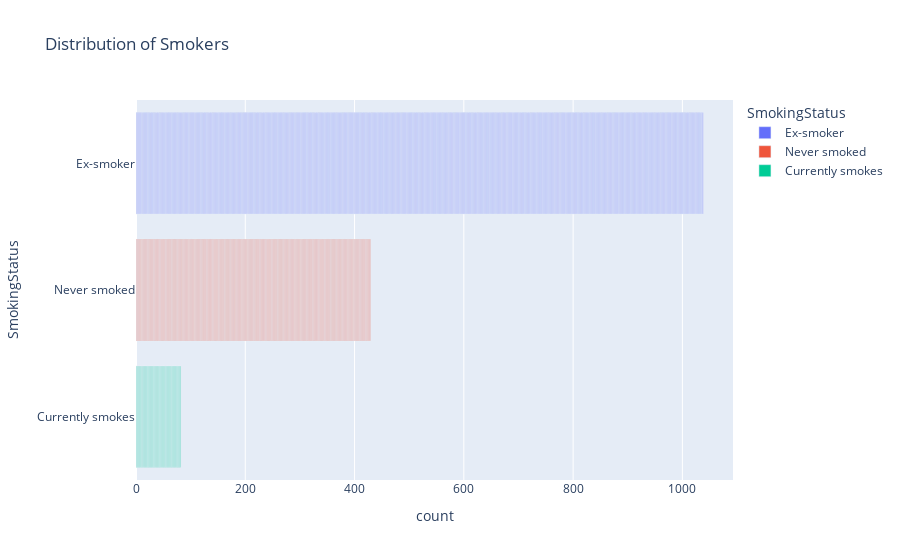

Notebook cell for this chart:
### Markdown cell above
### Distribution of weeks throughout the dataset

### Code cell
fig = px.bar(train, 
             y='SmokingStatus',
             color='SmokingStatus',
             opacity=1,
             barmode='relative',
             title="Distribution of Smokers")
fig.show()

### Figure 1 — Plotly figure (JSON) as saved in the notebook; plotly's stock layout.template omitted (floating-point values rounded to 4 significant figures; data arrays with more than 128 entries replaced by an {"elided": "..."} marker saying what was removed)
{"data": [{"alignmentgroup": "True", "hovertemplate": "SmokingStatus=%{y}<br>count=%{x}<extra></extra>", "legendgroup": "Ex-smoker", "marker": {"color": "#636efa", "opacity": 1}, "name": "Ex-smoker", "offsetgroup": "Ex-smoker", "orientation": "h", "showlegend": true, "textposition": "auto", "type": "bar", "x": {"elided": "1038 int values"}, "xaxis": "x", "y": {"elided": "1038 str values"}, "yaxis": "y"}, {"alignmentgroup": "True", "hovertemplate": "SmokingStatus=%{y}<br>count=%{x}<extra></extra>", "legendgroup": "Never smoked", "marker": {"color": "#EF553B", "opacity": 1}, "name": "Never smoked", "offsetgroup": "Never smoked", "orientation": "h", "showlegend": true, "textposition": "auto", "type": "bar", "x": {"elided": "429 int values"}, "xaxis": "x", "y": {"elided": "429 str values"}, "yaxis": "y"}, {"alignmentgroup": "True", "hovertemplate": "SmokingStatus=%{y}<br>count=%{x}<extra></extra>", "legendgroup": "Currently smokes", "marker": {"color": "#00cc96", "opacity": 1}, "name": "Currently smokes", "offsetgroup": "Currently smokes", "orientation": "h", "showlegend": true, "textposition": "auto", "type": "bar", "x": [1, 1, 1, 1, 1, 1, 1, 1, 1, 1, 1, 1, 1, 1, 1, 1, 1, 1, 1, 1, 1, 1, 1, 1, 1, 1, 1, 1, 1, 1, 1, 1, 1, 1, 1, 1, 1, 1, 1, 1, 1, 1, 1, 1, 1, 1, 1, 1, 1, 1, 1, 1, 1, 1, 1, 1, 1, 1, 1, 1, 1, 1, 1, 1, 1, 1, 1, 1, 1, 1, 1, 1, 1, 1, 1, 1, 1, 1, 1, 1, 1, 1], "xaxis": "x", "y": ["Currently smokes", "Currently smokes", "Currently smokes", "Currently smokes", "Currently smokes", "Currently smokes", "Currently smokes", "Currently smokes", "Currently smokes", "Currently smokes", "Currently smokes", "Currently smokes", "Currently smokes", "Currently smokes", "Currently smokes", "Currently smokes", "Currently smokes", "Currently smokes", "Currently smokes", "Currently smokes", "Currently smokes", "Currently smokes", "Currently smokes", "Currently smokes", "Currently smokes", "Currently smokes", "Currently smokes", "Currently smokes", "Currently smokes", "Currently smokes", "Currently smokes", "Currently smokes", "Currently smokes", "Currently smokes", "Currently smokes", "Currently smokes", "Currently smokes", "Currently smokes", "Currently smokes", "Currently smokes", "Currently smokes", "Currently smokes", "Currently smokes", "Currently smokes", "Currently smokes", "Currently smokes", "Currently smokes", "Currently smokes", "Currently smokes", "Currently smokes", "Currently smokes", "Currently smokes", "Currently smokes", "Currently smokes", "Currently smokes", "Currently smokes", "Currently smokes", "Currently smokes", "Currently smokes", "Currently smokes", "Currently smokes", "Currently smokes", "Currently smokes", "Currently smokes", "Currently smokes", "Currently smokes", "Currently smokes", "Currently smokes", "Currently smokes", "Currently smokes", "Currently smokes", "Currently smokes", "Currently smokes", "Currently smokes", "Currently smokes", "Currently smokes", "Currently smokes", "Currently smokes", "Currently smokes", "Currently smokes", "Currently smokes", "Currently smokes"], "yaxis": "y"}], "layout": {"barmode": "relative", "legend": {"title": {"text": "SmokingStatus"}, "tracegroupgap": 0}, "title": {"text": "Distribution of Smokers"}, "xaxis": {"anchor": "y", "domain": [0, 1], "title": {"text": "count"}}, "yaxis": {"anchor": "x", "categoryarray": ["Currently smokes", "Never smoked", "Ex-smoker"], "categoryorder": "array", "domain": [0, 1], "title": {"text": "SmokingStatus"}}}}
